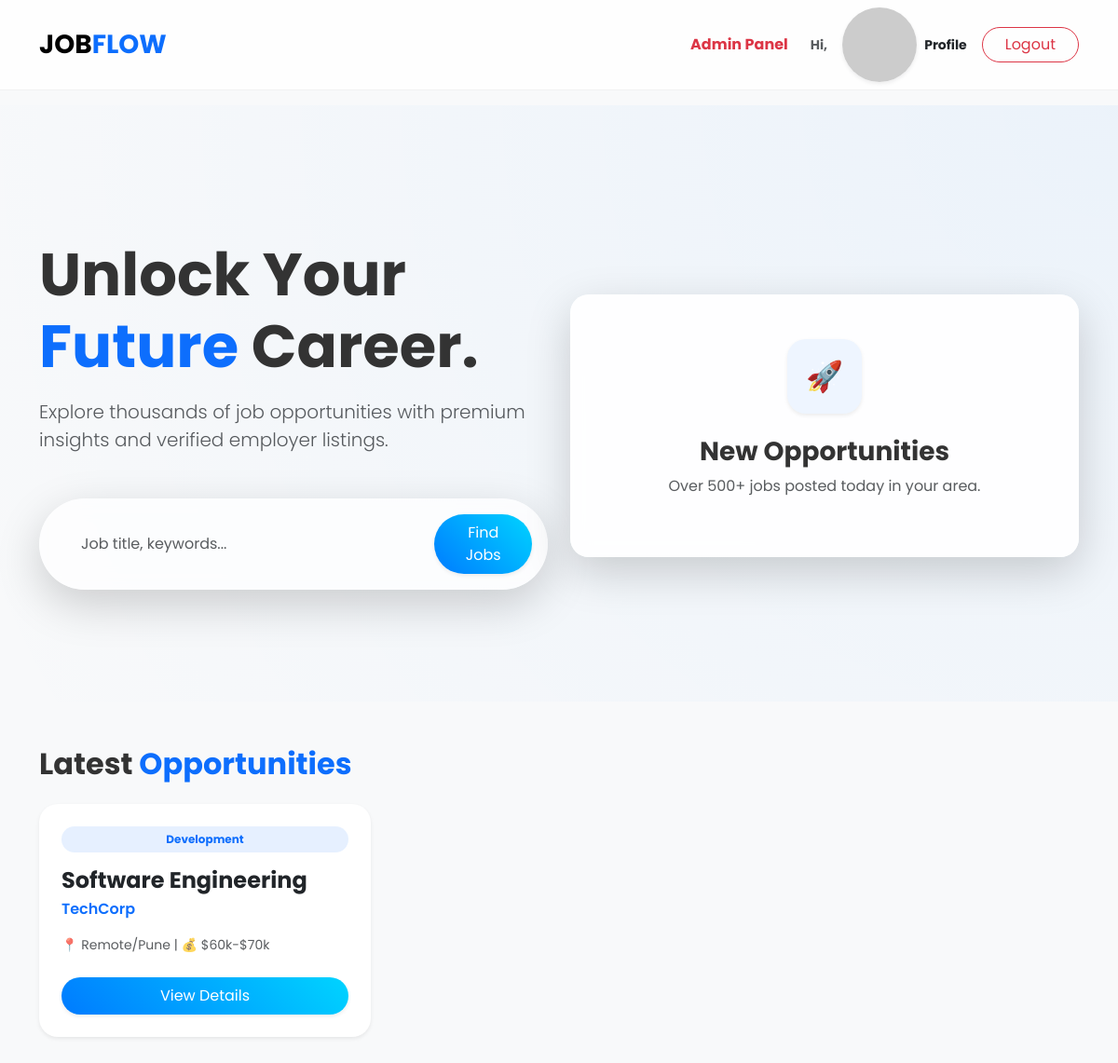
Screenshot of / (signed in) with the database file from the repository.
### models.py (models this page shows)
class Job(db.Model):
    id = db.Column(db.Integer, primary_key=True)
    title = db.Column(db.String(100), nullable=False)
    company = db.Column(db.String(100), nullable=False)
    location = db.Column(db.String(100), nullable=False)
    salary = db.Column(db.String(50))
    category = db.Column(db.String(100))
    description = db.Column(db.Text, nullable=False)

### app.py (the view)
@app.route('/')
def index():
    all_jobs = Job.query.order_by(Job.id.desc()).all()
    return render_template('index.html', jobs=all_jobs)

### app.py (called while the page is built)
@login_manager.user_loader
def load_user(user_id):
    return User.query.get(int(user_id))

### templates/index.html (shortened to what this page needs)
{% extends "base.html" %}
{% block content %}
<section class="hero-section py-5 d-flex align-items-center">
    <div class="container mt-5">
        <div class="row align-items-center">
            <div class="col-lg-6" data-aos="fade-right" data-aos-duration="1000">
                <h1 class="display-3 fw-bold mb-3">Unlock Your <span class="text-primary">Future</span> Career.</h1>
                <p class="lead text-muted mb-5">Explore thousands of job opportunities with premium insights and verified employer listings.</p>
                <div class="search-box p-3 mb-4 shadow-lg glass-card" style="border-radius: 50px;">
                    <form action="/search" method="GET" class="d-flex align-items-center">
                        <input type="text" name="q" class="form-control border-0 bg-transparent ms-3" placeholder="Job title, keywords...">
                        <button type="submit" class="btn btn-primary px-4 py-2 rounded-pill shadow-sm">Find Jobs</button>
                    </form>
                </div>
            </div>
            <div class="col-lg-6 d-none d-lg-block" data-aos="zoom-in" data-aos-duration="1200">
                <div class="hero-3d-card job-card p-5 text-center shadow-lg border-0">
                    <div class="icon-box mb-4 mx-auto shadow-sm">🚀</div>
                    <h3 class="fw-bold">New Opportunities</h3>
                    <p class="text-muted">Over 500+ jobs posted today in your area.</p>
                </div>
            </div>
        </div>
    </div>
</section>
<div class="container py-5">
    <h2 class="fw-bold mb-4">Latest <span class="text-primary">Opportunities</span></h2>
    <div class="row g-4">
        {% for job in jobs %}
        <div class="col-md-6 col-lg-4" data-aos="zoom-in" data-aos-delay="{{ loop.index * 100 }}">
            <div class="card job-card h-100 p-4 border-0 shadow-sm">
                <div class="badge rounded-pill px-3 py-2 text-primary mb-3" style="background: rgba(13, 110, 253, 0.1);">
                    {{ job.category if job.category else 'General' }}
                </div>
                <h4 class="fw-bold mb-1">{{ job.title }}</h4>
                <p class="text-primary fw-semibold mb-3">{{ job.company }}</p>
                <div class="small text-muted mb-4">📍 {{ job.location }} | 💰 {{ job.salary if job.salary else 'Negotiable' }}</div>
                <a href="{{ url_for('job_details', job_id=job.id) }}" class="btn btn-primary w-100 py-2 rounded-pill shadow-sm">
                    View Details
                </a>
            </div>
        </div>
        {% endfor %}
    </div>
</div>
{% endblock %}

### static/css/style.css (style rules this page uses)
body { font-family: 'Poppins', sans-serif; background: #f8f9fa; color: #333; }
.job-card { border: none; border-radius: 20px; background: white; transition: all 0.4s cubic-bezier(0.175, 0.885, 0.32, 1.275); box-shadow: 0 10px 30px rgba(0,0,0,0.05); }
.btn-primary { background: linear-gradient(45deg, #007bff, #00d4ff); border: none; padding: 10px 25px; border-radius: 10px; }
.hero-section { min-height: 80vh; background: radial-gradient(circle at top right, rgba(0, 123, 255, 0.05), transparent); }
.glass-card { background: rgba(255, 255, 255, 0.7); backdrop-filter: blur(10px); border: 1px solid rgba(255, 255, 255, 0.3); }
.icon-box { width: 80px; height: 80px; background: #eef5ff; border-radius: 20px; display: flex; align-items: center; justify-content: center; font-size: 2rem; }
.hero-3d-card { animation: floating 4s ease-in-out infinite; }
.search-box { transition: all 0.4s cubic-bezier(0.165, 0.84, 0.44, 1); border: 1px solid transparent; }
.btn-primary, .btn-premium { transition: all 0.3s ease; position: relative; overflow: hidden; }
.hero-3d-card { transition: all 0.5s cubic-bezier(0.175, 0.885, 0.32, 1.275); background: rgba(255, 255, 255, 0.9); backdrop-filter: blur(10px); }

### rows the page displays
Job: category "Development", title "Software Engineering", company "TechCorp", location "Remote/Pune", salary "$60k-$70k"
